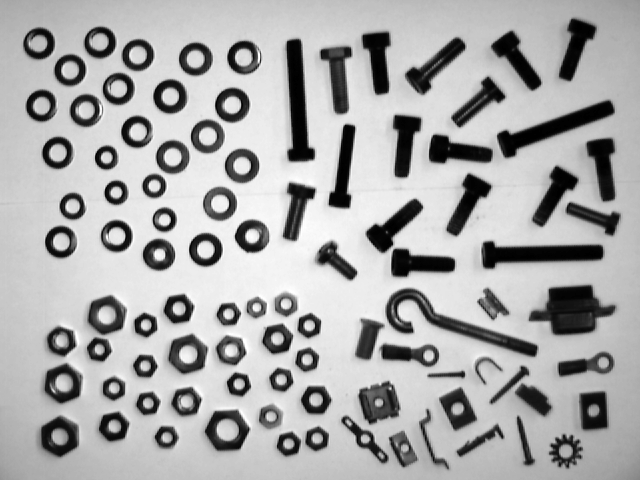
#> input picture TP/TP1/tp1_DIMITRIS_PROIOS/data/parts.png, 640 x 480 px
$ jupyter execute ex9.ipynb
#> lines starting #> are read from the running program, lines starting #| are printed output that depends on the picture; after the words box and inside, x2 and y2 are one past the last pixel; in counts of white or black regions, pixels touching at a corner belong together
## Exercise 9 Nuts and bolts
In this little project you will design and test a program that can
recognize various nuts and bolts in an image using Matlab’s morphological
functions and a bit of statistics.

The image can be seen in Figure 4. Matlab contains an excellent tutorial
segmenting and counting rice in an
image, which you can work through as preparation.
The principle steps that need to be done are the following:
- Segment the foreground which contains all parts, from the background. You can use
4
http://www.mathworks.ch/ch/help/images/image-enhancement-and-analysis.html
morphological opening, e.g. imopen to ascertain background statistics or use the so called
Otsi’s method implemented by Matlab graythresh.
- Use morphology to remove any noise from the image
- Select all individual items using Matlab’s bwlabel and bwconncomp.
- To gather statistics deploy Matlab’s regionprops function. It is capable of collecting a
vast amount of information on binary objects which in term can be used to distinguish
the various parts from each other.
- Find a combination of metrics to separate the different parts as best as possible.

### Exercise 9. ex
1. Implement the image segmentation and statistics gathering functions

[cell 1]
import skimage
import matplotlib.image as mping
import matplotlib.pyplot as plt
import numpy as np
import cv2
from scipy import ndimage as ndi
from  skimage.measure import label
def toGrayScale(img):
    return cv2.cvtColor(img, cv2.COLOR_RGB2GRAY)

parts = toGrayScale(np.asarray(mping.imread("./data/parts.png")))
plt.imshow(parts, cmap="gray")
plt.show()

[cell 2]
edges = skimage.feature.canny(parts)
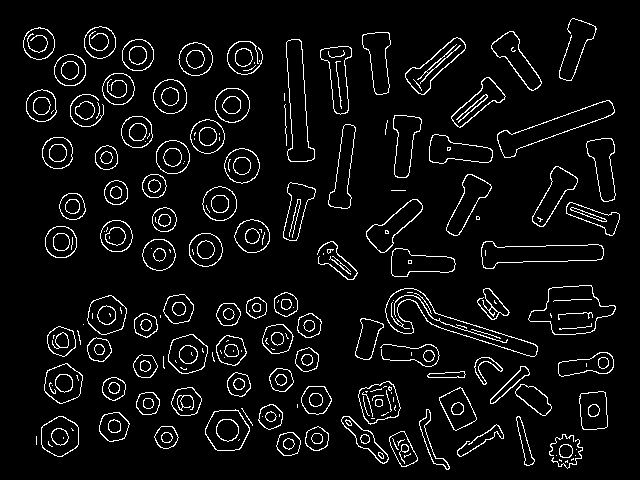
#> edges: shape (480, 640) bool; 5.9% white in thin lines or dots, all inside (x1, y1, x2, y2) = (23, 18, 620, 470)
plt.imshow(edges , cmap="gray")
edges

[cell 3]
fill_parts= ndi.binary_fill_holes(edges)
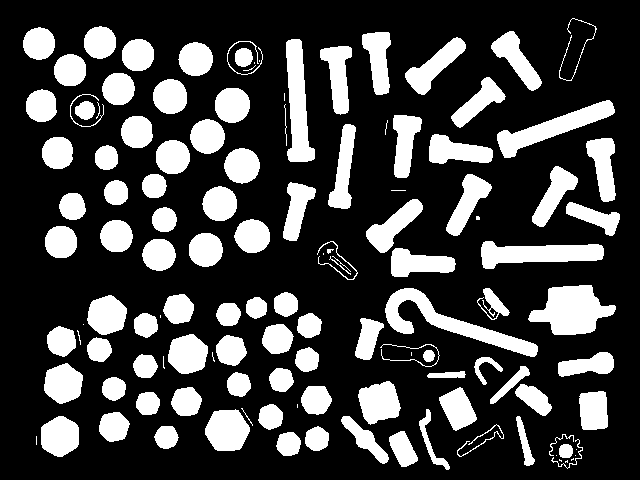
#> fill_parts: shape (480, 640) bool; 25.9% white; 127 white regions (23 under 20 px), largest, box (x1, y1, x2, y2) and area: (528, 285, 616, 335) 2712, (385, 288, 538, 357) 2665, (286, 39, 315, 162) 2158
plt.imshow(fill_parts, cmap="gray")

[cell 4]
labels =label(fill_parts)
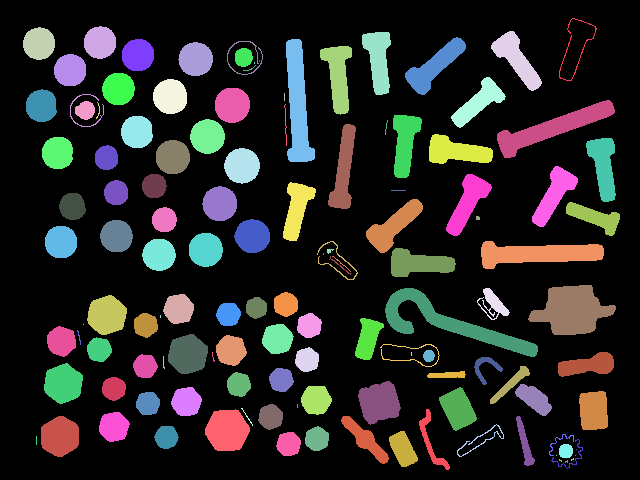
#> labels: shape (480, 640) int32; 128 distinct labels, from 0 to 127; one colour per label, 0 black
labels.shape
plt.imshow(labels, cmap="gray")

[cell 5]
areas = [r.area for r in skimage.measure.regionprops(labels)]
#> areas = 127 values, max 2712 at index 62, min 1 at index 74, mean 626.6
# plt.imshow(areas, cmap="gray")
